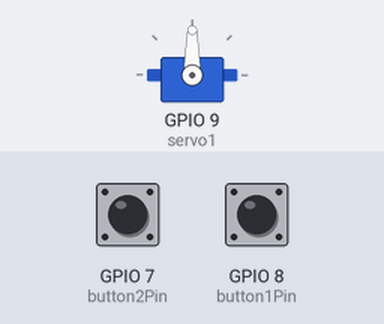
The sketch below on a simulated ESP32-S3. Shown: servo. The inputs (shaded band) are chosen by the test bench; at power-on: GPIO 7 (button2Pin) LOW, GPIO 8 (button1Pin) LOW.

Above: at 1.2 s.
1.3 s: GPIO 7 (button2Pin) pulled HIGH for 0.15 s
At 2.6 s:
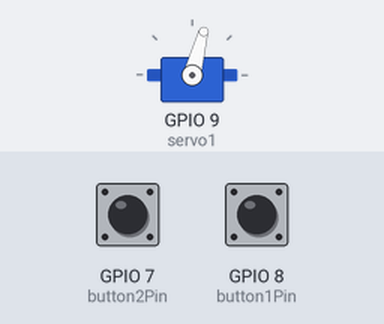
2.9 s: GPIO 8 (button1Pin) pulled HIGH for 1 s
At 4.3 s:
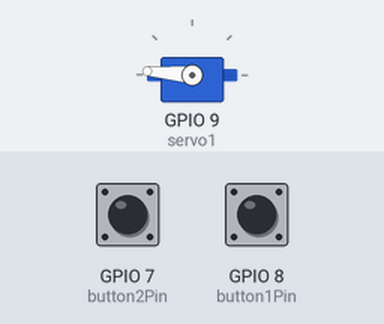
5.9 s: GPIO 8 (button1Pin) pulled HIGH for 0.15 s
At 6.8 s:
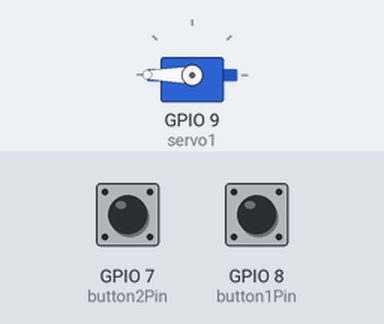
7.5 s: GPIO 7 (button2Pin) pulled HIGH for 3.2 s
At 10.3 s:
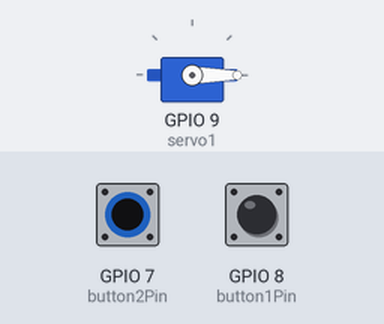
12.2 s: GPIO 8 (button1Pin) pulled HIGH for 3.2 s
At 12.4 s:
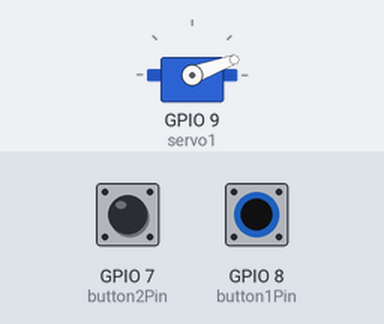
16.9 s: GPIO 7 (button2Pin) pulled HIGH for 1 s
At 17.12 s:
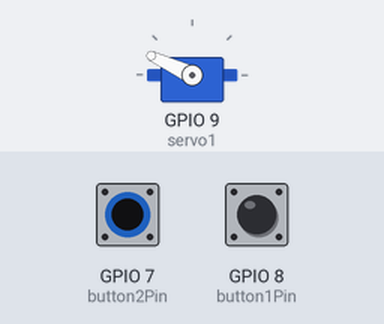
Timing chart, 0 to 19.9 s (numbered marks = the images above; inputs shaded):
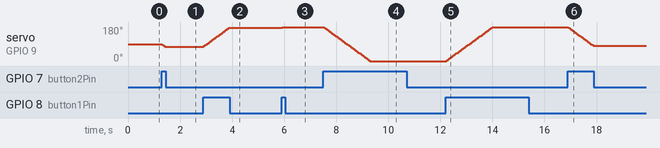

The sketch:

servoButton.ino
```cpp
#include "Ticker.h"
#include <Servo.h>

Servo servo1;

int button1Pin = 8;
int button2Pin = 7;

boolean button1Pressed = false;
boolean button2Pressed = false;

int angle1 = 90;
int fadeAmount = 5;

void fadeServo1();

Ticker timer1(fadeServo1, 50);

void setup()
{
  pinMode(button1Pin, INPUT);
  pinMode(button2Pin, INPUT);

  servo1.attach(9);
  timer1.start();
}

void loop()
{

  timer1.update();
}

void fadeServo1()
{

  button1Pressed = digitalRead(button1Pin);
  button2Pressed = digitalRead(button2Pin);

  if (button1Pressed)
  {
    angle1 = angle1 + fadeAmount;
    if (angle1 > 180)
    {
      angle1 = 180;
    }
  }

  if (button2Pressed)
  {
    angle1 = angle1 - fadeAmount;
    if (angle1 < 0)
    {
      angle1 = 0;
    }
  }
  servo1.write(angle1);
}
```

Measured:
- after the input at 1.3 s, servo on GPIO 9 (servo1): 90° → 75° at once
- after the input at 2.9 s, servo on GPIO 9 (servo1): moves from 75° to 175° over 0.95 s, starting at once
- after the input at 5.9 s, servo on GPIO 9 (servo1): 175° → 180° at once
- after the input at 7.5 s, servo on GPIO 9 (servo1): moves from 180° to 0° over 1.8 s, starting at once
- after the input at 12.2 s, servo on GPIO 9 (servo1): moves from 0° to 180° over 1.8 s, starting after 0.05 s
- after the input at 16.9 s, servo on GPIO 9 (servo1): moves from 180° to 80° over 0.95 s, starting at once
